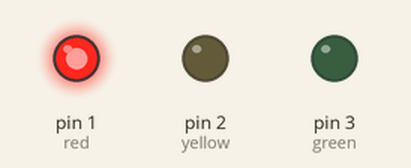
The sketch below on a simulated Arduino Uno, built with avr-gcc and run on an emulated ATmega328P. On the bench: output pins drawn as LEDs (lit = HIGH).

Above: at 5.0 s.
At 15.0 s:
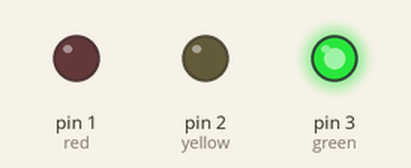
At 25.0 s:
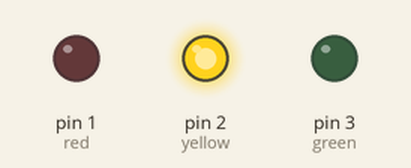
Timing chart, 0 to 39.0 s (numbered marks = the images above):
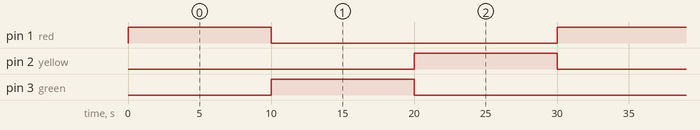

Measured:
- by itself, pin 1 (red), pin 2 (yellow), pin 3 (green): alternates HIGH for 10.0 s and LOW for 20.0 s
- by itself, everything shown: repeats every 30.0 s, in 3 steps

The sketch:

sketch_feb8d.ino
```cpp
// char* myString[] = {"adelina", "is", "chosen"};
int red = 1;
int yellow = 2;
int green = 3;
int Delay = 10000;


void setup() {
  // put your setup code here, to run once:
  // Serial.begin(9600);
  pinMode(red, OUTPUT);
  pinMode(yellow, OUTPUT);
  pinMode(green, OUTPUT);

}

void loop() {
  // put your main code here, to run repeatedly:

  digitalWrite(red, HIGH);
  digitalWrite(yellow, LOW);
  digitalWrite(green, LOW);
  delay(Delay);
  digitalWrite(red, LOW);
  digitalWrite(yellow, LOW);
  digitalWrite(green, HIGH);
  delay(Delay);
  digitalWrite(red, LOW);
  digitalWrite(yellow,HIGH);
  digitalWrite(green, LOW);
  delay(Delay);


}
```
